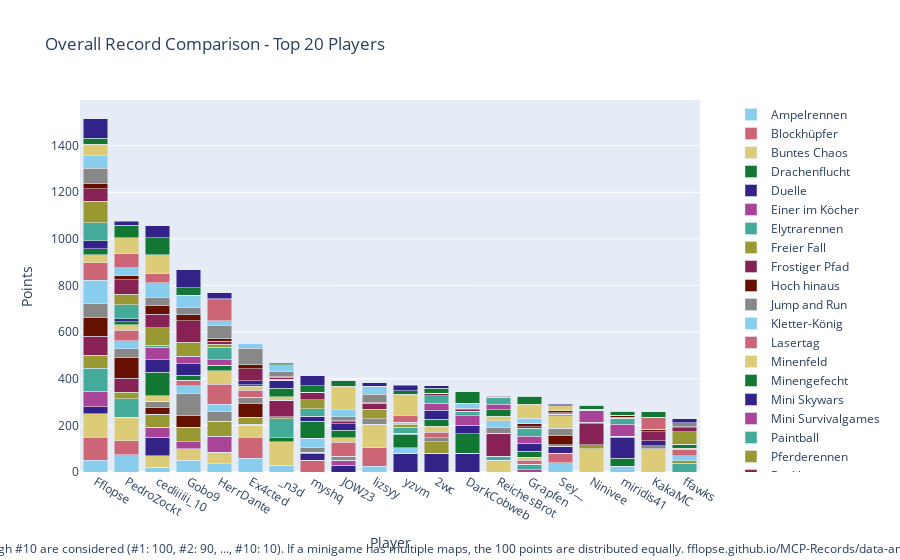

This figure's notebook cell:
### Code cell
import plotly.graph_objects as go

# Sum all columns to get the total score
outDf['Total'] = outDf.sum(axis=1)

# Sort by total score and fill N/A values with 0
outDf = outDf.sort_values(by='Total', ascending=False).fillna(0)

# Crop to top 10 players
cropDf = outDf.head(20).copy()

# Drop the 'Total' column for plotting
cropDf = cropDf.drop(columns=['Total'])

# Create a color palette
color_palette = px.colors.qualitative.Safe

# Create the stacked bar plot
fig = go.Figure()

for column in cropDf.columns.difference(['Player']):
    fig.add_trace(go.Bar(
        x=cropDf.index,
        y=cropDf[column],
        name=column,
        marker_color=color_palette[len(fig.data) % len(color_palette)]
    ))

# Update layout
fig.update_layout(
    barmode='stack',
    title='Overall Record Comparison - Top 20 Players',
    xaxis=dict(title='Player'),
    yaxis=dict(title='Points'),
    #height=800,
    #width=1000,
    legend=dict(
        x=1.05,
        y=0.5,
        traceorder='normal',
        font=dict(size=12),
        bgcolor='rgba(255, 255, 255, 0)',
        bordercolor='rgba(0, 0, 0, 0)'
    ),
    margin=dict(r=200),  # Adjust right margin to make room for the legend
    annotations=[
        dict(
            x=0.5,
            y=-0.235,
            xref='paper',
            yref='paper',
            text='Max 100 points per minigame. Records #1 through #10 are considered (#1: 100, #2: 90, ..., #10: 10). If a minigame has multiple maps, the 100 points are distributed equally. fflopse.github.io/MCP-Records/data-analysis/global-ranking.ipynb',
            showarrow=False,
            font=dict(size=12),
            xanchor='center'
        )
    ]
)

fig.show()

# save the plot as an html file

fig.write_html('out/overall_record_comparison.html')

### Figure 1 — Plotly figure (JSON) as saved in the notebook; plotly's stock layout.template omitted (floating-point values rounded to 4 significant figures)
{"data": [{"marker": {"color": "rgb(136, 204, 238)"}, "name": "Ampelrennen", "type": "bar", "x": ["Fflopse", "PedroZockt", "cediiiiii_10", "Gobo9", "HerrDante", "Ex4cted", "_n3d", "myshq", "JOW23", "lizsyy", "yzvm", "2wc", "DarkCobweb", "ReichesBrot", "Grapfen", "Sey__", "Ninivee", "miridis41", "KakaMC", "ffawks"], "y": [50, 75, 20, 50, 35, 60, 30, 0, 0, 25, 0, 0, 0, 0, 0, 40, 0, 25, 0, 0]}, {"marker": {"color": "rgb(204, 102, 119)"}, "name": "Blockhüpfer", "type": "bar", "x": ["Fflopse", "PedroZockt", "cediiiiii_10", "Gobo9", "HerrDante", "Ex4cted", "_n3d", "myshq", "JOW23", "lizsyy", "yzvm", "2wc", "DarkCobweb", "ReichesBrot", "Grapfen", "Sey__", "Ninivee", "miridis41", "KakaMC", "ffawks"], "y": [100, 60, 0, 0, 0, 90, 0, 50, 0, 80, 0, 0, 0, 0, 0, 40, 0, 0, 0, 0]}, {"marker": {"color": "rgb(221, 204, 119)"}, "name": "Buntes Chaos", "type": "bar", "x": ["Fflopse", "PedroZockt", "cediiiiii_10", "Gobo9", "HerrDante", "Ex4cted", "_n3d", "myshq", "JOW23", "lizsyy", "yzvm", "2wc", "DarkCobweb", "ReichesBrot", "Grapfen", "Sey__", "Ninivee", "miridis41", "KakaMC", "ffawks"], "y": [100, 100, 50, 50, 50, 50, 100, 0, 0, 100, 0, 0, 0, 50, 0, 0, 100, 0, 100, 0]}, {"marker": {"color": "rgb(17, 119, 51)"}, "name": "Drachenflucht", "type": "bar", "x": ["Fflopse", "PedroZockt", "cediiiiii_10", "Gobo9", "HerrDante", "Ex4cted", "_n3d", "myshq", "JOW23", "lizsyy", "yzvm", "2wc", "DarkCobweb", "ReichesBrot", "Grapfen", "Sey__", "Ninivee", "miridis41", "KakaMC", "ffawks"], "y": [0, 0, 0, 0, 0, 0, 16, 0, 0, 0, 0, 0, 0, 0, 0, 0, 0, 34, 0, 0]}, {"marker": {"color": "rgb(51, 34, 136)"}, "name": "Duelle", "type": "bar", "x": ["Fflopse", "PedroZockt", "cediiiiii_10", "Gobo9", "HerrDante", "Ex4cted", "_n3d", "myshq", "JOW23", "lizsyy", "yzvm", "2wc", "DarkCobweb", "ReichesBrot", "Grapfen", "Sey__", "Ninivee", "miridis41", "KakaMC", "ffawks"], "y": [30, 0, 80, 0, 0, 0, 0, 30, 30, 0, 80, 80, 80, 0, 0, 30, 0, 90, 0, 0]}, {"marker": {"color": "rgb(170, 68, 153)"}, "name": "Einer im Köcher", "type": "bar", "x": ["Fflopse", "PedroZockt", "cediiiiii_10", "Gobo9", "HerrDante", "Ex4cted", "_n3d", "myshq", "JOW23", "lizsyy", "yzvm", "2wc", "DarkCobweb", "ReichesBrot", "Grapfen", "Sey__", "Ninivee", "miridis41", "KakaMC", "ffawks"], "y": [67.5, 0, 42.5, 30, 67.5, 5, 0, 5, 20, 0, 0, 0, 0, 0, 10, 0, 0, 5, 0, 0]}, {"marker": {"color": "rgb(68, 170, 153)"}, "name": "Elytrarennen", "type": "bar", "x": ["Fflopse", "PedroZockt", "cediiiiii_10", "Gobo9", "HerrDante", "Ex4cted", "_n3d", "myshq", "JOW23", "lizsyy", "yzvm", "2wc", "DarkCobweb", "ReichesBrot", "Grapfen", "Sey__", "Ninivee", "miridis41", "KakaMC", "ffawks"], "y": [96.67, 80, 0, 0, 0, 0, 83.33, 0, 0, 0, 0, 0, 0, 16.67, 23.33, 0, 0, 0, 0, 36.67]}, {"marker": {"color": "rgb(153, 153, 51)"}, "name": "Freier Fall", "type": "bar", "x": ["Fflopse", "PedroZockt", "cediiiiii_10", "Gobo9", "HerrDante", "Ex4cted", "_n3d", "myshq", "JOW23", "lizsyy", "yzvm", "2wc", "DarkCobweb", "ReichesBrot", "Grapfen", "Sey__", "Ninivee", "miridis41", "KakaMC", "ffawks"], "y": [57.5, 27.5, 55, 62.5, 65, 30, 7.5, 0, 0, 0, 0, 50, 0, 0, 0, 7.5, 17.5, 0, 0, 12.5]}, {"marker": {"color": "rgb(136, 34, 85)"}, "name": "Frostiger Pfad", "type": "bar", "x": ["Fflopse", "PedroZockt", "cediiiiii_10", "Gobo9", "HerrDante", "Ex4cted", "_n3d", "myshq", "JOW23", "lizsyy", "yzvm", "2wc", "DarkCobweb", "ReichesBrot", "Grapfen", "Sey__", "Ninivee", "miridis41", "KakaMC", "ffawks"], "y": [80, 60, 0, 0, 0, 0, 70, 0, 0, 0, 0, 0, 0, 100, 0, 0, 90, 0, 0, 0]}, {"marker": {"color": "rgb(102, 17, 0)"}, "name": "Hoch hinaus", "type": "bar", "x": ["Fflopse", "PedroZockt", "cediiiiii_10", "Gobo9", "HerrDante", "Ex4cted", "_n3d", "myshq", "JOW23", "lizsyy", "yzvm", "2wc", "DarkCobweb", "ReichesBrot", "Grapfen", "Sey__", "Ninivee", "miridis41", "KakaMC", "ffawks"], "y": [80, 90, 30, 50, 0, 60, 0, 0, 0, 0, 0, 0, 0, 0, 0, 40, 0, 0, 0, 0]}, {"marker": {"color": "rgb(136, 136, 136)"}, "name": "Jump and Run", "type": "bar", "x": ["Fflopse", "PedroZockt", "cediiiiii_10", "Gobo9", "HerrDante", "Ex4cted", "_n3d", "myshq", "JOW23", "lizsyy", "yzvm", "2wc", "DarkCobweb", "ReichesBrot", "Grapfen", "Sey__", "Ninivee", "miridis41", "KakaMC", "ffawks"], "y": [60, 36.67, 26.67, 93.33, 43.33, 26.67, 0, 20, 16.67, 20, 0, 16.67, 0, 23.33, 0, 30, 0, 0, 13.33, 0]}, {"marker": {"color": "rgb(136, 204, 238)"}, "name": "Kletter-König", "type": "bar", "x": ["Fflopse", "PedroZockt", "cediiiiii_10", "Gobo9", "HerrDante", "Ex4cted", "_n3d", "myshq", "JOW23", "lizsyy", "yzvm", "2wc", "DarkCobweb", "ReichesBrot", "Grapfen", "Sey__", "Ninivee", "miridis41", "KakaMC", "ffawks"], "y": [100, 35, 0, 35, 30, 0, 0, 40, 0, 0, 25, 0, 0, 30, 0, 0, 0, 0, 0, 20]}, {"marker": {"color": "rgb(204, 102, 119)"}, "name": "Lasertag", "type": "bar", "x": ["Fflopse", "PedroZockt", "cediiiiii_10", "Gobo9", "HerrDante", "Ex4cted", "_n3d", "myshq", "JOW23", "lizsyy", "yzvm", "2wc", "DarkCobweb", "ReichesBrot", "Grapfen", "Sey__", "Ninivee", "miridis41", "KakaMC", "ffawks"], "y": [76.67, 43.33, 0, 23.33, 86.67, 30, 0, 0, 60, 0, 0, 23.33, 0, 0, 16.67, 0, 0, 0, 0, 26.67]}, {"marker": {"color": "rgb(221, 204, 119)"}, "name": "Minenfeld", "type": "bar", "x": ["Fflopse", "PedroZockt", "cediiiiii_10", "Gobo9", "HerrDante", "Ex4cted", "_n3d", "myshq", "JOW23", "lizsyy", "yzvm", "2wc", "DarkCobweb", "ReichesBrot", "Grapfen", "Sey__", "Ninivee", "miridis41", "KakaMC", "ffawks"], "y": [33.33, 23.33, 23.33, 0, 56.67, 16.67, 16.67, 0, 20, 0, 0, 26.67, 0, 20, 13.33, 53.33, 0, 0, 0, 6.667]}, {"marker": {"color": "rgb(17, 119, 51)"}, "name": "Minengefecht", "type": "bar", "x": ["Fflopse", "PedroZockt", "cediiiiii_10", "Gobo9", "HerrDante", "Ex4cted", "_n3d", "myshq", "JOW23", "lizsyy", "yzvm", "2wc", "DarkCobweb", "ReichesBrot", "Grapfen", "Sey__", "Ninivee", "miridis41", "KakaMC", "ffawks"], "y": [26.67, 13.33, 100, 20, 23.33, 6.667, 36.67, 73.33, 33.33, 0, 56.67, 30, 83.33, 26.67, 26.67, 6.667, 6.667, 0, 0, 16.67]}, {"marker": {"color": "rgb(51, 34, 136)"}, "name": "Mini Skywars", "type": "bar", "x": ["Fflopse", "PedroZockt", "cediiiiii_10", "Gobo9", "HerrDante", "Ex4cted", "_n3d", "myshq", "JOW23", "lizsyy", "yzvm", "2wc", "DarkCobweb", "ReichesBrot", "Grapfen", "Sey__", "Ninivee", "miridis41", "KakaMC", "ffawks"], "y": [34, 14, 54, 50, 0, 16, 34, 20, 28, 4, 4, 38, 38, 0, 34, 0, 0, 0, 20, 0]}, {"marker": {"color": "rgb(170, 68, 153)"}, "name": "Mini Survivalgames", "type": "bar", "x": ["Fflopse", "PedroZockt", "cediiiiii_10", "Gobo9", "HerrDante", "Ex4cted", "_n3d", "myshq", "JOW23", "lizsyy", "yzvm", "2wc", "DarkCobweb", "ReichesBrot", "Grapfen", "Sey__", "Ninivee", "miridis41", "KakaMC", "ffawks"], "y": [0, 0, 53.33, 33.33, 23.33, 0, 0, 0, 0, 0, 0, 30, 40, 23.33, 30, 0, 50, 50, 0, 0]}, {"marker": {"color": "rgb(68, 170, 153)"}, "name": "Paintball", "type": "bar", "x": ["Fflopse", "PedroZockt", "cediiiiii_10", "Gobo9", "HerrDante", "Ex4cted", "_n3d", "myshq", "JOW23", "lizsyy", "yzvm", "2wc", "DarkCobweb", "ReichesBrot", "Grapfen", "Sey__", "Ninivee", "miridis41", "KakaMC", "ffawks"], "y": [76.67, 60, 10, 0, 53.33, 0, 0, 33.33, 0, 0, 26.67, 33.33, 20, 30, 33.33, 0, 0, 26.67, 0, 0]}, {"marker": {"color": "rgb(153, 153, 51)"}, "name": "Pferderennen", "type": "bar", "x": ["Fflopse", "PedroZockt", "cediiiiii_10", "Gobo9", "HerrDante", "Ex4cted", "_n3d", "myshq", "JOW23", "lizsyy", "yzvm", "2wc", "DarkCobweb", "ReichesBrot", "Grapfen", "Sey__", "Ninivee", "miridis41", "KakaMC", "ffawks"], "y": [91.67, 45, 75, 60, 13.33, 0, 3.333, 38.33, 0, 40, 13.33, 0, 0, 0, 0, 3.333, 0, 0, 0, 53.33]}, {"marker": {"color": "rgb(136, 34, 85)"}, "name": "Replika", "type": "bar", "x": ["Fflopse", "PedroZockt", "cediiiiii_10", "Gobo9", "HerrDante", "Ex4cted", "_n3d", "myshq", "JOW23", "lizsyy", "yzvm", "2wc", "DarkCobweb", "ReichesBrot", "Grapfen", "Sey__", "Ninivee", "miridis41", "KakaMC", "ffawks"], "y": [54.9, 62.12, 57.6, 91.06, 13.17, 51.63, 8.077, 32.02, 6.827, 25.48, 4.038, 9.038, 6.154, 5.192, 7.019, 3.846, 3.846, 5, 39.71, 17.6]}, {"marker": {"color": "rgb(102, 17, 0)"}, "name": "Sammelwahn", "type": "bar", "x": ["Fflopse", "PedroZockt", "cediiiiii_10", "Gobo9", "HerrDante", "Ex4cted", "_n3d", "myshq", "JOW23", "lizsyy", "yzvm", "2wc", "DarkCobweb", "ReichesBrot", "Grapfen", "Sey__", "Ninivee", "miridis41", "KakaMC", "ffawks"], "y": [20.75, 17.25, 35.75, 26.25, 11, 18, 4.5, 0, 5, 5, 4.5, 0, 6.75, 2.5, 15.5, 8.5, 1.25, 7, 11, 3]}, {"marker": {"color": "rgb(136, 136, 136)"}, "name": "Schießstand", "type": "bar", "x": ["Fflopse", "PedroZockt", "cediiiiii_10", "Gobo9", "HerrDante", "Ex4cted", "_n3d", "myshq", "JOW23", "lizsyy", "yzvm", "2wc", "DarkCobweb", "ReichesBrot", "Grapfen", "Sey__", "Ninivee", "miridis41", "KakaMC", "ffawks"], "y": [67.5, 0, 35, 30, 57.5, 70, 20, 0, 17.5, 35, 0, 0, 0, 0, 0, 0, 0, 0, 0, 17.5]}, {"marker": {"color": "rgb(136, 204, 238)"}, "name": "Spleef", "type": "bar", "x": ["Fflopse", "PedroZockt", "cediiiiii_10", "Gobo9", "HerrDante", "Ex4cted", "_n3d", "myshq", "JOW23", "lizsyy", "yzvm", "2wc", "DarkCobweb", "ReichesBrot", "Grapfen", "Sey__", "Ninivee", "miridis41", "KakaMC", "ffawks"], "y": [53.33, 33.33, 63.33, 53.33, 20, 20, 30, 0, 30, 33.33, 0, 0, 20, 0, 20, 0, 0, 0, 0, 0]}, {"marker": {"color": "rgb(204, 102, 119)"}, "name": "Todeswürfel", "type": "bar", "x": ["Fflopse", "PedroZockt", "cediiiiii_10", "Gobo9", "HerrDante", "Ex4cted", "_n3d", "myshq", "JOW23", "lizsyy", "yzvm", "2wc", "DarkCobweb", "ReichesBrot", "Grapfen", "Sey__", "Ninivee", "miridis41", "KakaMC", "ffawks"], "y": [0, 60, 40, 0, 90, 0, 0, 0, 0, 0, 30, 0, 0, 0, 0, 0, 0, 0, 50, 0]}, {"marker": {"color": "rgb(221, 204, 119)"}, "name": "Waffenfolge", "type": "bar", "x": ["Fflopse", "PedroZockt", "cediiiiii_10", "Gobo9", "HerrDante", "Ex4cted", "_n3d", "myshq", "JOW23", "lizsyy", "yzvm", "2wc", "DarkCobweb", "ReichesBrot", "Grapfen", "Sey__", "Ninivee", "miridis41", "KakaMC", "ffawks"], "y": [50, 70, 80, 0, 0, 0, 0, 0, 100, 0, 90, 0, 0, 0, 60, 20, 0, 0, 0, 0]}, {"marker": {"color": "rgb(17, 119, 51)"}, "name": "Walls", "type": "bar", "x": ["Fflopse", "PedroZockt", "cediiiiii_10", "Gobo9", "HerrDante", "Ex4cted", "_n3d", "myshq", "JOW23", "lizsyy", "yzvm", "2wc", "DarkCobweb", "ReichesBrot", "Grapfen", "Sey__", "Ninivee", "miridis41", "KakaMC", "ffawks"], "y": [25, 52.5, 72.5, 32.5, 5, 0, 5, 27.5, 25, 0, 15, 22.5, 50, 0, 35, 0, 17.5, 17.5, 25, 0]}, {"marker": {"color": "rgb(51, 34, 136)"}, "name": "Wettrennen", "type": "bar", "x": ["Fflopse", "PedroZockt", "cediiiiii_10", "Gobo9", "HerrDante", "Ex4cted", "_n3d", "myshq", "JOW23", "lizsyy", "yzvm", "2wc", "DarkCobweb", "ReichesBrot", "Grapfen", "Sey__", "Ninivee", "miridis41", "KakaMC", "ffawks"], "y": [84, 18, 52, 76, 24, 0, 4, 44, 0, 16, 24, 10, 0, 0, 0, 8, 0, 0, 0, 18]}], "layout": {"annotations": [{"font": {"size": 12}, "showarrow": false, "text": "Max 100 points per minigame. Records #1 through #10 are considered (#1: 100, #2: 90, ..., #10: 10). If a minigame has multiple maps, the 100 points are distributed equally. fflopse.github.io/MCP-Records/data-analysis/global-ranking.ipynb", "x": 0.5, "xanchor": "center", "xref": "paper", "y": -0.235, "yref": "paper"}], "barmode": "stack", "legend": {"bgcolor": "rgba(255, 255, 255, 0)", "bordercolor": "rgba(0, 0, 0, 0)", "font": {"size": 12}, "traceorder": "normal", "x": 1.05, "y": 0.5}, "margin": {"r": 200}, "title": {"text": "Overall Record Comparison - Top 20 Players"}, "xaxis": {"title": {"text": "Player"}}, "yaxis": {"title": {"text": "Points"}}}}
